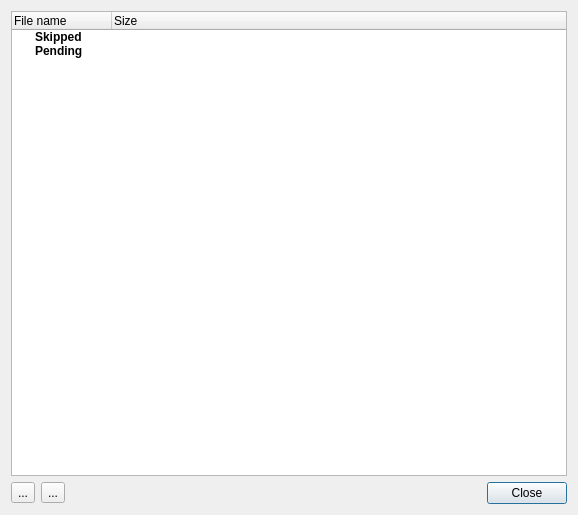
<?xml version="1.0" encoding="UTF-8"?>
<ui version="4.0">
 <class>PendingFilesDialog</class>
 <widget class="QDialog" name="PendingFilesDialog">
  <property name="geometry">
   <rect>
    <x>0</x>
    <y>0</y>
    <width>578</width>
    <height>515</height>
   </rect>
  </property>
  <property name="windowTitle">
   <string>Dialog</string>
  </property>
  <layout class="QVBoxLayout" name="verticalLayout">
   <item>
    <widget class="QTreeWidget" name="treeWidget">
     <column>
      <property name="text">
       <string>File name</string>
      </property>
     </column>
     <column>
      <property name="text">
       <string>Size</string>
      </property>
     </column>
     <item>
      <property name="text">
       <string>Skipped</string>
      </property>
      <property name="font">
       <font>
        <weight>75</weight>
        <bold>true</bold>
       </font>
      </property>
     </item>
     <item>
      <property name="text">
       <string>Pending</string>
      </property>
      <property name="font">
       <font>
        <weight>75</weight>
        <bold>true</bold>
       </font>
      </property>
     </item>
    </widget>
   </item>
   <item>
    <layout class="QHBoxLayout" name="horizontalLayout">
     <item>
      <widget class="QToolButton" name="toolButton">
       <property name="text">
        <string>...</string>
       </property>
      </widget>
     </item>
     <item>
      <widget class="QToolButton" name="toolButton_2">
       <property name="text">
        <string>...</string>
       </property>
      </widget>
     </item>
     <item>
      <widget class="QDialogButtonBox" name="buttonBox">
       <property name="orientation">
        <enum>Qt::Horizontal</enum>
       </property>
       <property name="standardButtons">
        <set>QDialogButtonBox::Close</set>
       </property>
       <property name="centerButtons">
        <bool>false</bool>
       </property>
      </widget>
     </item>
    </layout>
   </item>
  </layout>
 </widget>
 <resources/>
 <connections>
  <connection>
   <sender>buttonBox</sender>
   <signal>accepted()</signal>
   <receiver>PendingFilesDialog</receiver>
   <slot>accept()</slot>
   <hints>
    <hint type="sourcelabel">
     <x>248</x>
     <y>254</y>
    </hint>
    <hint type="destinationlabel">
     <x>157</x>
     <y>274</y>
    </hint>
   </hints>
  </connection>
  <connection>
   <sender>buttonBox</sender>
   <signal>rejected()</signal>
   <receiver>PendingFilesDialog</receiver>
   <slot>reject()</slot>
   <hints>
    <hint type="sourcelabel">
     <x>316</x>
     <y>260</y>
    </hint>
    <hint type="destinationlabel">
     <x>286</x>
     <y>274</y>
    </hint>
   </hints>
  </connection>
 </connections>
</ui>
